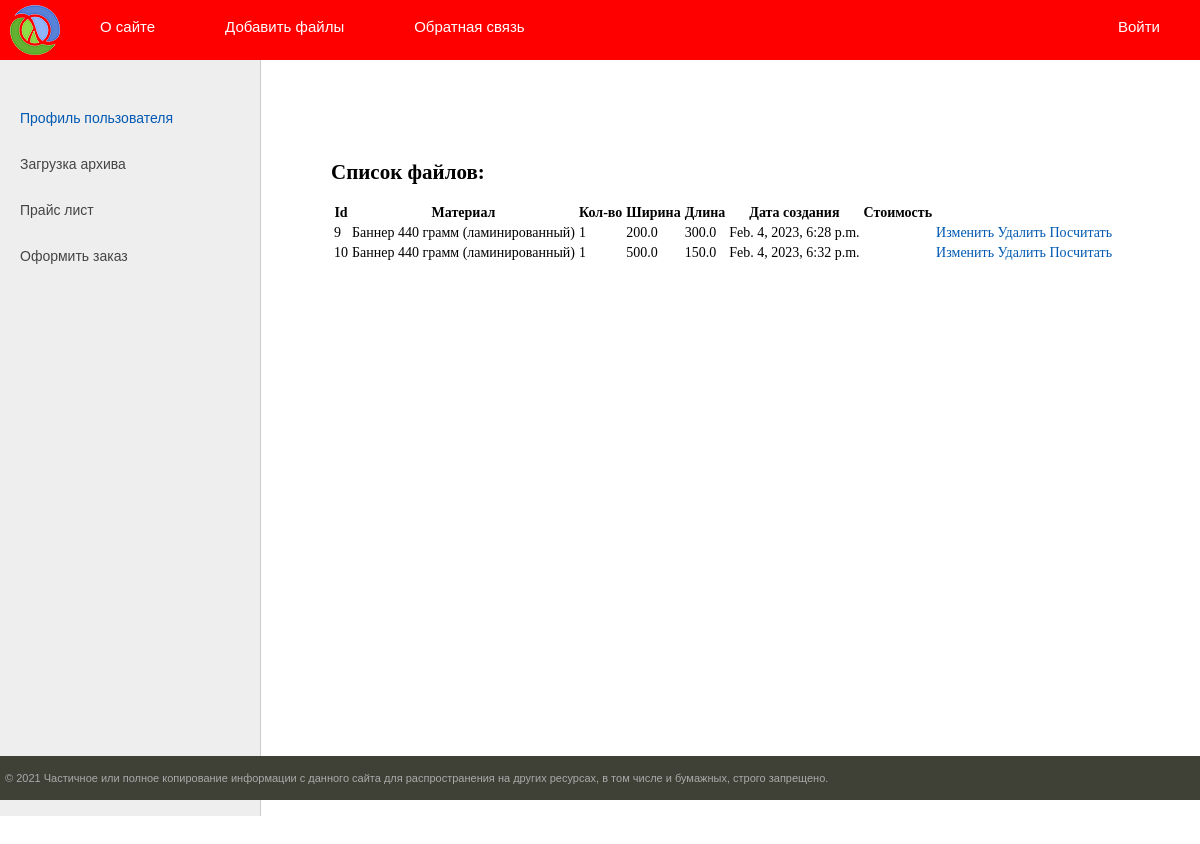
Before: / with the older database file.
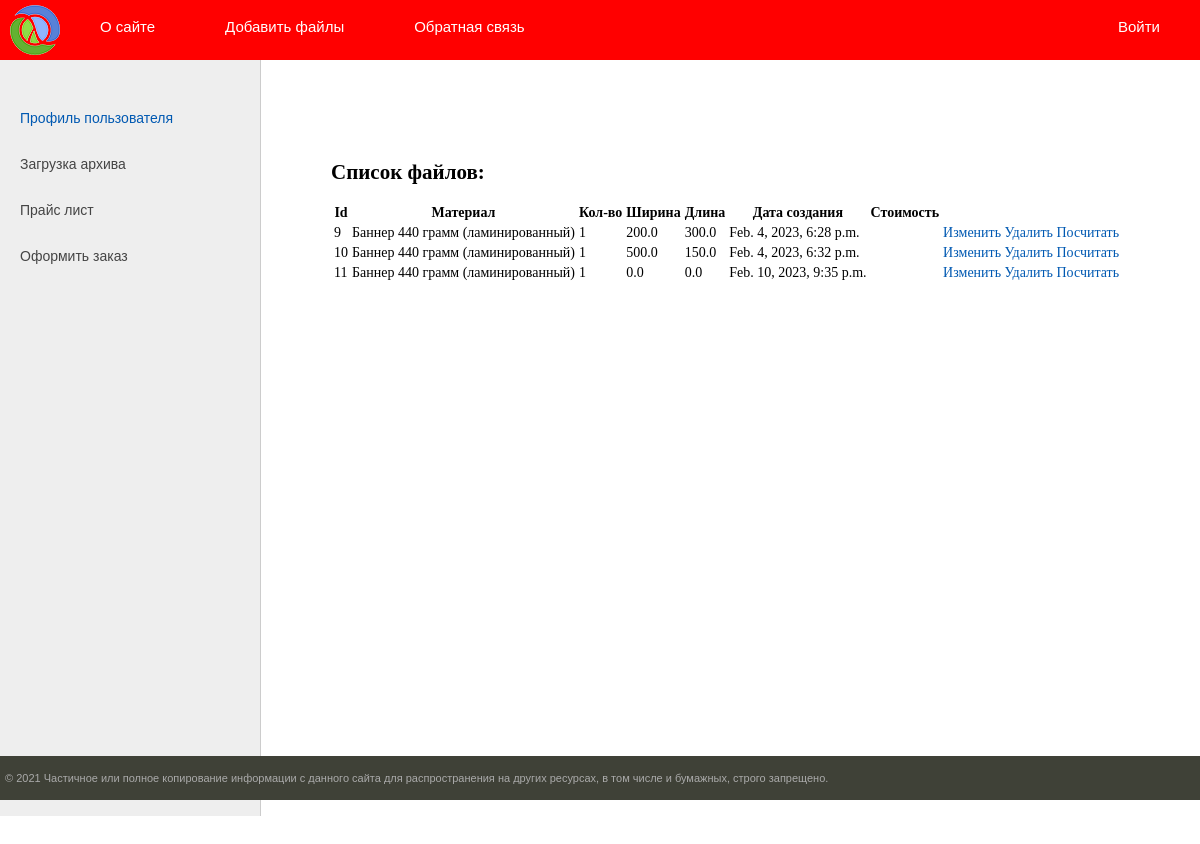
After: the same page with the newer database file.
### files/models.py (models this page shows, shortened)
class Product(models.Model):
    COLOR_MODE = (
        ('RGB', 'rgb'),
        ('CMYK', 'cmyk'),
        ('GREY', 'Greyscale'),
        ('LAB', 'lab')
    )
    name = models.CharField(max_length=60, verbose_name='Имя файла')
    material = models.ForeignKey("Material", on_delete=models.CASCADE, verbose_name='Материал')
    quantity = models.IntegerField(default=1, help_text='Введите количество', verbose_name="Количество")
    width = models.FloatField(default=0, verbose_name="Ширина", help_text="Указывается в см.")
    length = models.FloatField(default=0, verbose_name="Длина", help_text="Указывается в см.")
    resolution = models.IntegerField(default=0, verbose_name="Разрешение",
                                     help_text="для баннера 72 dpi, для Пленки 150 dpi")
    color_model = models.CharField(max_length=10, choices=COLOR_MODE, verbose_name="Цветовая модель",
                                   help_text="Для корректной печати модель должна быть CMYK")
    size = models.FloatField(default=0, verbose_name="Размер в Мб")
    path_file = models.FileField(upload_to='image/%d_%m_%y')
    created_at = models.DateTimeField(auto_now_add=True, verbose_name="Добавлено")  # date created
    updated_at = models.DateTimeField(auto_now=True, verbose_name="Изменено")  # date update
    objects = models.Manager()
    DoesNotExist = models.Manager
    class Meta:
        verbose_name_plural = 'единица заказа'
        verbose_name = 'Товар'

class Material(models.Model):
    name = models.CharField(max_length=100, help_text='Введите имя материала для печати',
                            verbose_name='Материал для печати', blank=True, null=True, default=None)
    price = models.FloatField(max_length=100, help_text='Стоимость печати в руб.', verbose_name='За 1 метр квадратный')
    resolution_print = models.IntegerField(help_text='разрешение для печати на материале', verbose_name='DPI',
                                           blank=True, null=True, default=None)
    def __str__(self):
        return self.name

### files/views.py (the view)
# urls.py: path('', index, name='home'),
def index(request):
    product = Product.objects.all()
    return render(request, "files/index.html", {"product": product, 'title': 'Загрузка файлов', 'menu': menu})

### files/templates/files/index.html
{% extends 'files/base.html' %}
{% block content %}
    {% if product.count > 0 %}
    <h2>Список файлов: </h2>
    <table>
        <thead>
           <th>Id</th><th>Материал</th><th>Кол-во</th><th>Ширина</th>
           <th>Длина</th><th>Дата создания</th><th>Стоимость</th><th></th>
       </thead>
        {% for product in product %}
        <tr>
            <td>{{ product.id }}</td>
            <td>{{ product.material }}</td>
            <td>{{ product.quantity }}</td>
            <td>{{ product.width }}</td>
            <td>{{ product.length }}</td>
            <td>{{ product.created_at }}</td>
            <td>{{ product.price }}</td>
            <td><a href="edit/{{product.id}}">Изменить</a>
                <a href="delete/{{product.id}}">Удалить</a>
                <a href="calc/{{product.id}}">Посчитать</a>
            </td>
        </tr>
        {% endfor %}
    </table>
    {% endif %}
{% endblock %}

### files/templates/files/base.html (shortened to what this page needs)
{% load static %}
<!DOCTYPE html>
<html>
<head>
	<link type="text/css" href="{% static 'files/css/styles.css' %}" rel="stylesheet" />
</head>
<body>
<table class="table-page" border=0 cellpadding="0" cellspacing="0">
<tr><td valign=top>
{% block mainmenu %}
		<div class="header">
			<ul id="mainmenu" class="mainmenu">
			<li class="logo"><a href="{% url 'home' %}"><div class="logo"></div></a></li>
{% for m in menu %}
	{% if not forloop.last %}
			<li><a href="{% url m.url_name %}">{{m.title}}</a></li>
	{% else %}
			<li class="last"><a href="{% url m.url_name %}">{{m.title}}</a></li>
	{% endif %}
{% endfor %}
			</ul>
		</div>
{% endblock mainmenu %}
<table class="table-content" border=0 cellpadding="0" cellspacing="0">
<tr>
	<td valign="top" class="left-chapters">
	<ul id="leftchapters">
		<li class="selected">Профиль пользователя</li>
		<li><a href="/upload">Загрузка архива</a></li>
		<li><a href="/material">Прайс лист</a></li>
		<li><a href="/orders">Оформить заказ</a></li>
	</ul>
</td>
<td valign="top" class="content">
	<div class="content-text">
{% block content %}
{% endblock %}
	</div>
</td></tr></table>
</td></tr>
<tr><td valign=top>
	<div id="footer">
		<p>&copy; 2021 Частичное или полное копирование информации с данного сайта для распространения на других ресурсах, в том числе и бумажных, строго запрещено.</p>
	</div>
</td></tr></table>
</body>
</html>

### files/static/files/css/styles.css (style rules this page uses)
html, body { font-family: 'Arial'; margin: 0; padding: 0; height: 100%; width: 100%; color: #444; }
a { color: #0059b2; text-decoration: none; }
.table-page { width: 100%; height: 100%; vertical-align: top; }
.table-page tr { height: 100%; }
.header { background: #ff0000; height: 60px; }
.logo { background: url('../images/logo.png') no-repeat 10px 5px; width: 70px; height: 60px; }
ul.mainmenu { list-style: none; margin: 0; padding: 0; height: 60px; color: #ffffff; font-size: 15px; overflow: hidden; }
ul.mainmenu li { float: left; margin: 18px 40px 0 30px; }
ul.mainmenu li.logo { margin: 0; }
ul.mainmenu li.last { float: right; }
ul.mainmenu li a { color: #ffffff; text-decoration: none; }
.table-content { width: 100%; min-height: 100%; height: 100%; }
.left-chapters { margin: 0; background: #eee; border-right: 1px solid #ccc; min-height: 100%; }
.left-chapters ul { width: 230px; min-height: 100%; margin: 0; padding: 20px 10px 10px 20px; list-style: none; font-size: 14px; }
.left-chapters ul li { margin: 30px 0 0 0; color: #999; }
.left-chapters ul li.selected { color: #0059b2; }
.left-chapters ul li a { color: #444; text-decoration: none; }
.content { padding: 40px 20px 20px 40px; width: 100%; box-sizing: border-box; }
.content-text { margin: 60px 0 0 30px; color: #000; font-size: 14px; font-family: Yandex Sans Display Light; }
#footer { box-sizing: border-box; background: #3F4137; padding: 5px; color: #aaa; font-size: 11px; font-family: Verdana, Geneva, Arial, Helvetica; text-align: left; overflow: hidden; }

Changed rows visible on the page:
added Product: id "11", material "Баннер 440 грамм (ламинированный)", quantity "1", width "0.0", length "0.0", created_at "Feb. 10, 2023, 9:35 p.m."
